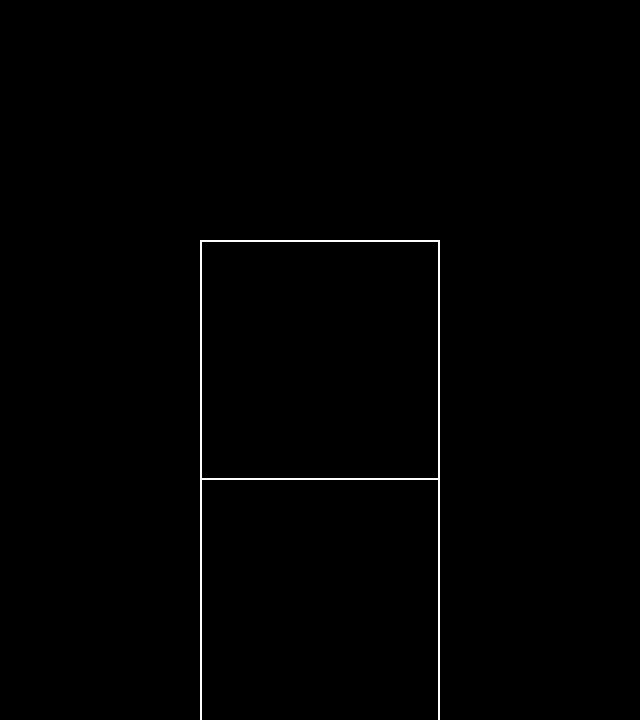

Below is a game level as drawn by its tile map, then a one-line description and the .tmx file that defines it, in full:
An orthogonal 16x18 tile map with 40x40 px tiles, 1 tile layer (Tile Layer 1) and 12 objects (magicglass, transition, chest, entry, spawn).

<map version="1.9" tiledversion="1.9.0" orientation="orthogonal" renderorder="right-down" width="16" height="18" tilewidth="40" tileheight="40" infinite="0" nextlayerid="7" nextobjectid="13">
 <properties>
  <property name="border" value="simple" />
  <property name="music" value="deltarune/wind_highplace" />
 </properties>
 <tileset firstgid="1" source="../../../../../../tilesets/thoughts.tsx" />
 <objectgroup id="2" name="objects_bg" />
 <layer id="1" name="Tile Layer 1" width="16" height="18">
  <data encoding="csv">
0,0,0,0,0,0,0,0,0,0,0,0,0,0,0,0,
0,0,0,0,0,0,0,0,0,0,0,0,0,0,0,0,
0,0,0,0,0,0,0,0,0,0,0,0,0,0,0,0,
0,0,0,0,0,0,0,0,0,0,0,0,0,0,0,0,
0,0,0,0,0,0,0,0,0,0,0,0,0,0,0,0,
0,0,0,0,0,0,0,0,0,0,0,0,0,0,0,0,
0,0,0,0,0,1,2,2,2,2,3,0,0,0,0,0,
0,0,0,0,0,4,5,5,5,5,6,0,0,0,0,0,
0,0,0,0,0,4,5,5,5,5,6,0,0,0,0,0,
0,0,0,0,0,4,5,5,5,5,6,0,0,0,0,0,
0,0,0,0,0,4,5,5,5,5,6,0,0,0,0,0,
0,0,0,0,0,7,8,8,8,8,9,0,0,0,0,0,
0,0,0,0,0,4,5,5,5,5,6,0,0,0,0,0,
0,0,0,0,0,4,5,5,5,5,6,0,0,0,0,0,
0,0,0,0,0,4,5,5,5,5,6,0,0,0,0,0,
0,0,0,0,0,4,5,5,5,5,6,0,0,0,0,0,
0,0,0,0,0,4,5,5,5,5,6,0,0,0,0,0,
0,0,0,0,0,4,5,5,5,5,6,0,0,0,0,0
</data>
 </layer>
 <objectgroup id="4" name="objects_glass">
  <object id="8" name="magicglass" x="0" y="320" width="200" height="80" />
 </objectgroup>
 <objectgroup id="3" name="collision">
  <object id="1" x="200" y="200" width="240" height="40" />
  <object id="2" x="440" y="240" width="40" height="240" />
  <object id="3" x="200" y="480" width="240" height="40" />
  <object id="4" x="160" y="400" width="40" height="80" />
  <object id="5" x="160" y="240" width="40" height="80" />
  <object id="6" x="0" y="280" width="160" height="40" />
  <object id="7" x="0" y="400" width="160" height="40" />
 </objectgroup>
 <objectgroup id="5" name="objects">
  <object id="9" name="transition" x="-40" y="320" width="40" height="80">
   <properties>
    <property name="map" value="devhotel/rooms/room_001/thoughts/left4" />
    <property name="marker" value="east" />
   </properties>
  </object>
  <object id="10" name="chest" x="320" y="280">
   <properties>
    <property name="item" value="blackribbon" />
   </properties>
   <point />
  </object>
 </objectgroup>
 <objectgroup id="6" name="markers">
  <object id="11" name="entry" x="40" y="360">
   <point />
  </object>
  <object id="12" name="spawn" x="320" y="360">
   <point />
  </object>
 </objectgroup>
</map>
